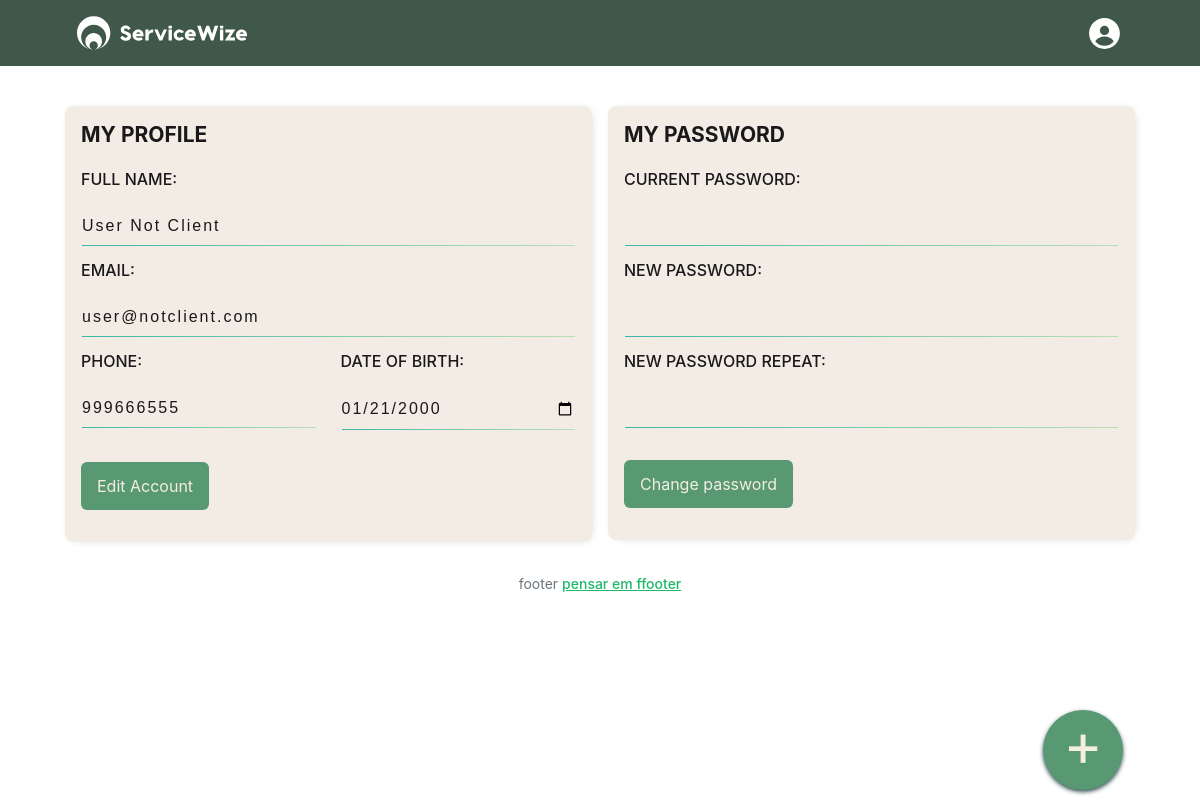
/?page=user/account (signed in), run on the app's committed database.
### tables this page shows
CREATE TABLE `user` (
  `userID` char(128) NOT NULL,
  `userEmail` varchar(45) NOT NULL,
  `userFullName` varchar(45) NOT NULL,
  `userPassword` varchar(255) NOT NULL,
  `userMobile` varchar(45) DEFAULT NULL,
  `userBirthDate` date DEFAULT NULL,
  `userType` varchar(45) NOT NULL,
  `userCreated` datetime NOT NULL DEFAULT CURRENT_TIMESTAMP,
  PRIMARY KEY (`userID`)
);

### model/db.classes.php (called while the page is built, shortened)
<?php
class Database
{
    protected function connect()
    {
        try {
            $host = "localhost";
            $port = 3306;
            $user = "root";
            $password = "S!MPLEX@)II";
            $dbname = "appmanagement";
            $conn = new PDO("mysql:host={$host};port={$port};dbname={$dbname}", $user, $password);
            return $conn;
        } catch (PDOException $e) {
            print 'Connection failed: ' . $e->getMessage();
            die();
        }
    }
}

### model/user.classe.php (called while the page is built, shortened)
<?php
class User extends Database
{
    protected function getMyProfile($userID)
    {
        $stmt = $this->connect()->prepare("SELECT * from user where userID = ?;");
        if (!$stmt->execute([$userID])) {
            $stmt = null;
            header("location: ../../../index.php?error=stmtfailed");
            exit();
        }
        $results = $stmt->fetchAll(PDO::FETCH_ASSOC);
        return $results;
    }
}

### controller/user-contr.classes.php (called while the page is built, shortened)
<?php
class UserContr extends User
{
    public function getMyProfileByID($userID)
    {
        $results = $this->getMyProfile($userID);
        return $results;
    }
}

### view/widgets/user/userWidget-Account.php (the view, shortened to what this page needs)
<?php
    $newUserProfile = new UserContr();
    $myProfile = $newUserProfile->getMyProfileByID($_SESSION["userID"]);
if (isset($_SESSION["userID"])) {
    ?>
<form id="form-user-profile" class="my-profile-form w-100" method="post">
    <div class="row mb-3">
        <div class="col-12">
            <div>
                <label>Full Name:</label>
            </div>
            <div>
                <input class="profile-data profile-name form_data_profile" id="inputUserFullName"
                    name="inputUserFullName" placeholder="<?php echo $myProfile[0]['userFullName'];?>"
                    value="<?php echo $myProfile[0]['userFullName'];?>">
            </div>
        </div>
    </div>
    <div class="row mb-3">
        <div class="col-12">
            <div>
                <label>Email:</label>
            </div>
            <div>
                <input class="profile-data profile-email form_data_profile" id="inputUserEmail" name="inputUserEmail"
                    placeholder="<?php echo $myProfile[0]['userEmail'];?>"
                    value="<?php echo $myProfile[0]['userEmail'];?>" maxlength="70" onchange="emailChangeCheck(this)">
            </div>
        </div>
    </div>
    <div class="row mb-3">
        <div class="col-6">
            <div>
                <label>Phone:</label>
            </div>
            <div>
                <input class="profile-data profile-mobile form_data_profile" id="inputUserMobile" name="inputUserMobile"
                    placeholder="<?php echo $myProfile[0]['userMobile'];?>"
                    value="<?php echo $myProfile[0]['userMobile'];?>" maxlength="70" onchange="mobileChangeCheck(this)">
            </div>
        </div>
        <div class="col-6">
            <div>
                <label>Date of Birth:</label>
            </div>
            <div>
                <input class="profile-data profile-birthDate form_data_profile" id="inputUserBirthDate"
                    name="inputUserBirthDate" placeholder="<?php echo $myProfile[0]['userBirthDate'];?>"
                    value="<?php echo $myProfile[0]['userBirthDate'];?>" type="date">
            </div>
        </div>
    </div>
    <?php
}
?>
    <div class="row mb-3">
        <div>
            <button id="edit-my-profile" class="edit-my-profile p-3 font-semibold rounded-2 border-0 bg-green-medium"
                type="submit" form="form-user-profile" name="submit" onclick="updateUseProfile();return false;"> Edit
                Account </button>
        </div>
    </div>
</form>

### assets/css/swstyle.css (style rules this page uses)
.bg-green-medium { background-color: #589873; }
.my-profile-form label { font-weight: 500; text-transform: uppercase; }
.my-profile-form .profile-data { margin-top: 1.25rem!important; border: 0px; background: transparent; border-width: 1px; border-style: solid; border-image: linear-gradient(to right, #3FB6A8, rgba(126, 211, 134, 0.5)) 1 0%; border-top: 0; width: 100%; font-family: "Montserrat", sans-serif; font-size: 1em; padding: 10px 0px; letter-spacing: 2px; }
.edit-my-profile { color: #f4eee1; text-decoration: none; transition: all 0.2s ease-in; }
* { box-sizing: border-box; font-family: -apple-system, BlinkMacSystemFont, "Segoe UI", "Roboto", "Oxygen", "Ubuntu", "Cantarell", "Fira Sans", "Droid Sans", "Helvetica Neue", sans-serif; color: #6a6a6a; color: #19191B; line-height: 16px; }
body { margin: 0; line-height: inherit; background-color: white; }

### data on the page
user: inputUserFullName "User Not Client", inputUserEmail "user@notclient.com", inputUserMobile "999666555", inputUserBirthDate "01/21/2000"
